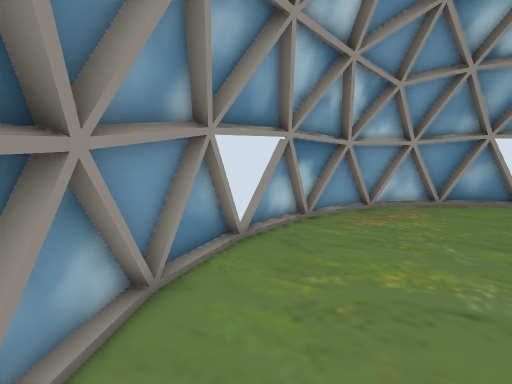
[1] (above)

12 first-person views from a walk through a Unity game level. The camera is 1.3 m above the floor, tilts 10° down and sees 85° across. Doors are open. The floor is counted in squares, 0.5 m on a side. Each view is taken from the middle of a square. On the plan, view 1 faces up. The plan holds only what a view shows up to about 19 squares ahead; the rest is blank.

[2]
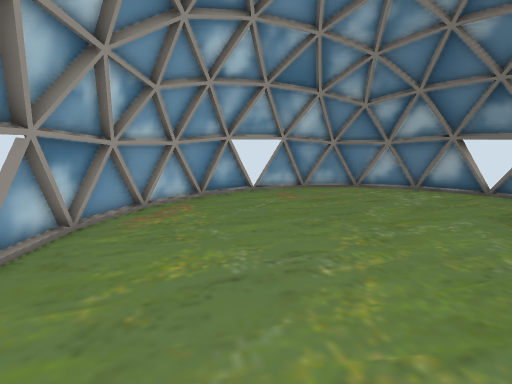

[3]
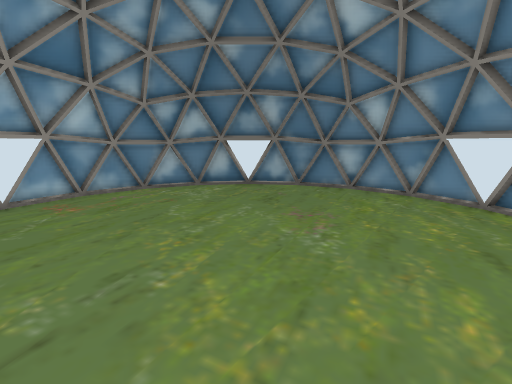

[4]
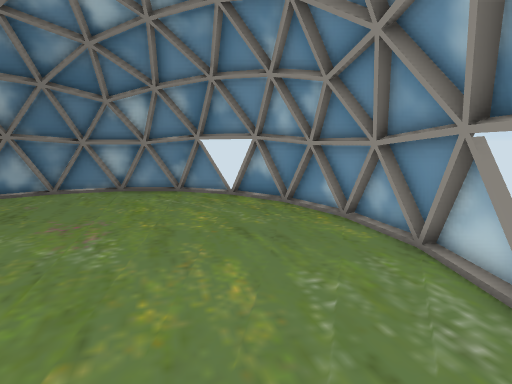

[5]
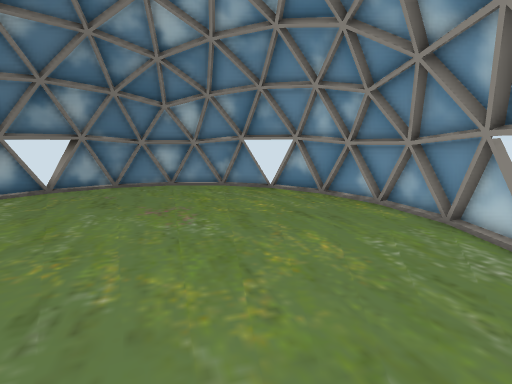

[6]
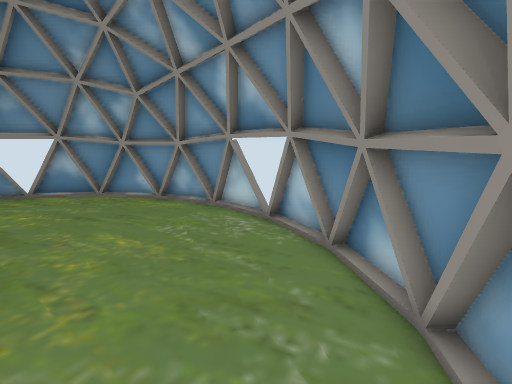

[7]
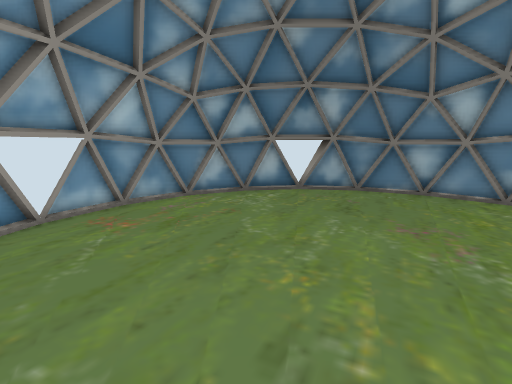

[8]
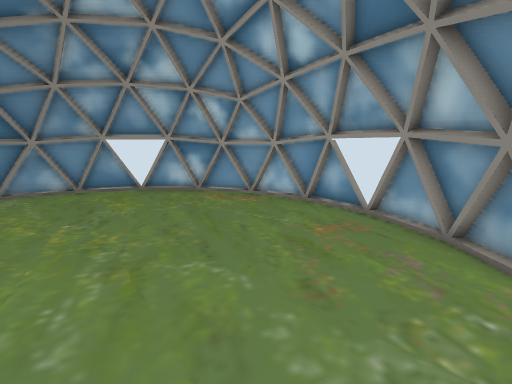

[9]
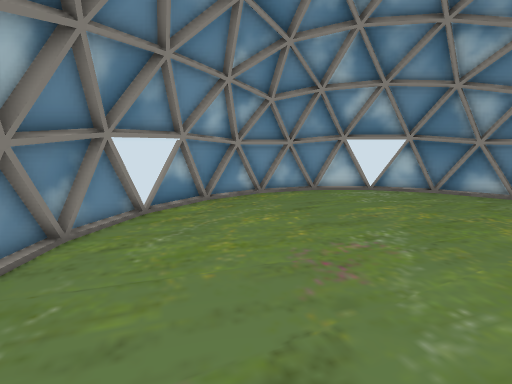

[10]
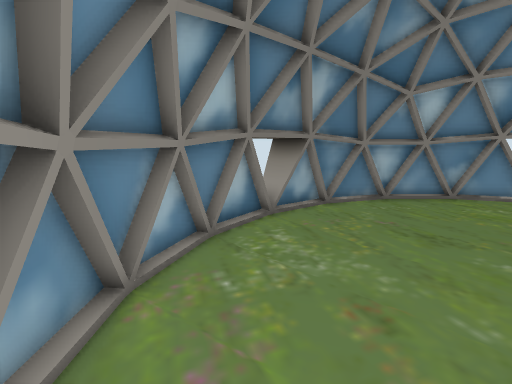

[11]
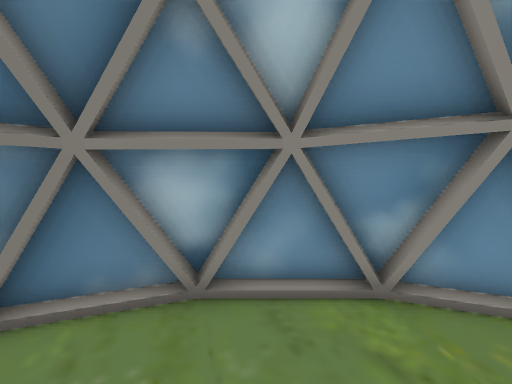

[12]
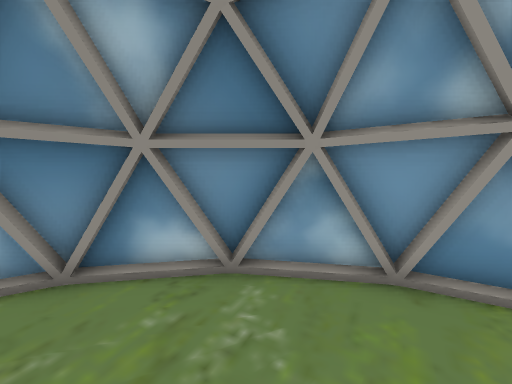

### Floor plan
Key: @ floor where view 1 was taken; # wall or solid block; . floor; D open door.
Columns run from 2 left of view 1 to 17 right of it. Each row starts with its distance up from view 1.
 11       ######DD#
 10     ### ....DDD##
  9   ### .........###
  8   DD............###
  7  #DD.............##
  6  #D...............##
  5  #................##
  4 ##.................#
  3 # .................D
  2 #..................D
  1 #..................D
  0 # @................D
 -1 ##.................#
 -2  #................##
 -3  #D...............##
 -4  #DD.............##
 -5   DD............###
 -6   ### .........###
 -7     ### ....DDD##
 -8       ######DD#

Positions as (right, up) in squares from view 1, and headings:
1: (0, 0), facing up
2: (0, 0), facing up-right
3: (0, 1), facing right
4: (0, 1), facing down-right
5: (0, 4), facing down-right
6: (0, 5), facing down
7: (2, 4), facing right
8: (15, 1), facing up-left
9: (15, 2), facing down-left
10: (11, 9), facing down-right
11: (12, -2), facing down-right
12: (3, 2), facing left
